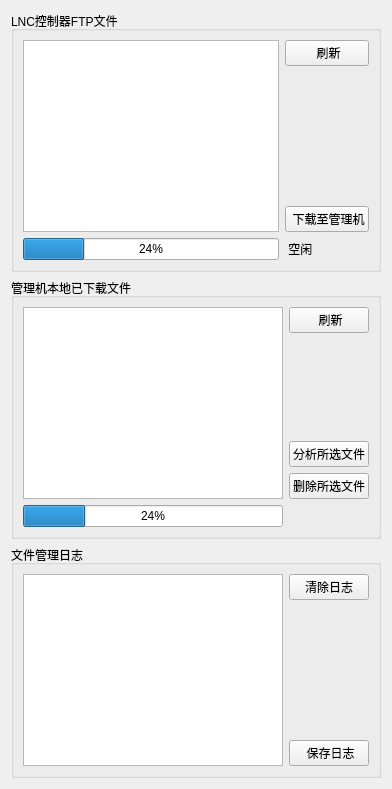
          <widget class="QWidget" name="tab_file_ananlys">
           <attribute name="title">
            <string>文件分析</string>
           </attribute>
           <layout class="QGridLayout" name="gridLayout_9">
            <item row="0" column="0">
             <widget class="QGroupBox" name="groupBox_2">
              <property name="title">
               <string>LNC控制器FTP文件</string>
              </property>
              <layout class="QGridLayout" name="gridLayout_10">
               <item row="1" column="1">
                <spacer name="verticalSpacer_2">
                 <property name="orientation">
                  <enum>Qt::Vertical</enum>
                 </property>
                 <property name="sizeHint" stdset="0">
                  <size>
                   <width>20</width>
                   <height>56</height>
                  </size>
                 </property>
                </spacer>
               </item>
               <item row="0" column="0" rowspan="3">
                <widget class="QTableView" name="tbvLncFiles"/>
               </item>
               <item row="0" column="1">
                <widget class="QPushButton" name="btLncFilesRefresh">
                 <property name="text">
                  <string> 刷新</string>
                 </property>
                </widget>
               </item>
               <item row="2" column="1">
                <widget class="QPushButton" name="btLncFileDownload">
                 <property name="text">
                  <string> 下载至管理机</string>
                 </property>
                </widget>
               </item>
               <item row="3" column="0">
                <widget class="QProgressBar" name="progressBar">
                 <property name="value">
                  <number>24</number>
                 </property>
                </widget>
               </item>
               <item row="3" column="1">
                <widget class="QLabel" name="lbFtpStatus">
                 <property name="text">
                  <string> 空闲</string>
                 </property>
                </widget>
               </item>
              </layout>
             </widget>
            </item>
            <item row="1" column="0">
             <widget class="QGroupBox" name="groupBox_3">
              <property name="title">
               <string>管理机本地已下载文件</string>
              </property>
              <layout class="QGridLayout" name="gridLayout_11">
               <item row="0" column="0" rowspan="4">
                <widget class="QTableView" name="tbvPcFiles"/>
               </item>
               <item row="0" column="1">
                <widget class="QPushButton" name="btPcFilesRefresh">
                 <property name="text">
                  <string> 刷新</string>
                 </property>
                </widget>
               </item>
               <item row="3" column="1">
                <widget class="QPushButton" name="btGenTableVeiw">
                 <property name="text">
                  <string>删除所选文件</string>
                 </property>
                </widget>
               </item>
               <item row="2" column="1">
                <widget class="QPushButton" name="btAnanlyseFile">
                 <property name="text">
                  <string>分析所选文件</string>
                 </property>
                </widget>
               </item>
               <item row="1" column="1">
                <spacer name="verticalSpacer_5">
                 <property name="orientation">
                  <enum>Qt::Vertical</enum>
                 </property>
                 <property name="sizeHint" stdset="0">
                  <size>
                   <width>20</width>
                   <height>40</height>
                  </size>
                 </property>
                </spacer>
               </item>
               <item row="4" column="0">
                <widget class="QProgressBar" name="prbAnalyse">
                 <property name="value">
                  <number>24</number>
                 </property>
                </widget>
               </item>
              </layout>
             </widget>
            </item>
            <item row="2" column="0">
             <widget class="QGroupBox" name="groupBox_4">
              <property name="sizePolicy">
               <sizepolicy hsizetype="Preferred" vsizetype="Preferred">
                <horstretch>0</horstretch>
                <verstretch>0</verstretch>
               </sizepolicy>
              </property>
              <property name="title">
               <string>文件管理日志</string>
              </property>
              <layout class="QGridLayout" name="gridLayout_12">
               <item row="0" column="0" rowspan="3">
                <widget class="QTextBrowser" name="tbrFilesLog">
                 <property name="sizePolicy">
                  <sizepolicy hsizetype="Expanding" vsizetype="Preferred">
                   <horstretch>0</horstretch>
                   <verstretch>0</verstretch>
                  </sizepolicy>
                 </property>
                </widget>
               </item>
               <item row="0" column="1">
                <widget class="QPushButton" name="btClearFilesLog">
                 <property name="text">
                  <string>清除日志</string>
                 </property>
                </widget>
               </item>
               <item row="1" column="1">
                <spacer name="verticalSpacer_4">
                 <property name="orientation">
                  <enum>Qt::Vertical</enum>
                 </property>
                 <property name="sizeType">
                  <enum>QSizePolicy::Fixed</enum>
                 </property>
                 <property name="sizeHint" stdset="0">
                  <size>
                   <width>20</width>
                   <height>18</height>
                  </size>
                 </property>
                </spacer>
               </item>
               <item row="2" column="1">
                <widget class="QPushButton" name="btSaveFilesLog">
                 <property name="text">
                  <string> 保存日志</string>
                 </property>
                </widget>
               </item>
              </layout>
             </widget>
            </item>
           </layout>
          </widget>
